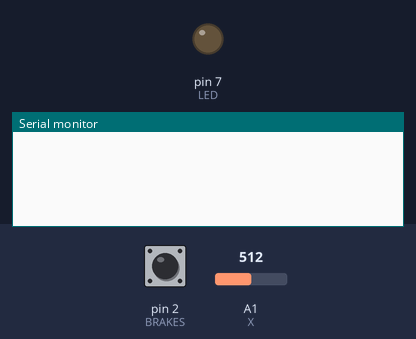
Simulated run of this sketch. Board: Arduino Uno, built with avr-gcc and run on an emulated ATmega328P. Parts: output pins drawn as LEDs (lit = HIGH), the last lines printed to the serial monitor. The inputs (shaded band) are chosen by the test bench; at power-on: pin 2 (BRAKES) HIGH, A1 (X) = 512.

Above: at 1.2 s.
1.3 s: pin 2 (BRAKES) driven LOW
At 2.4 s:
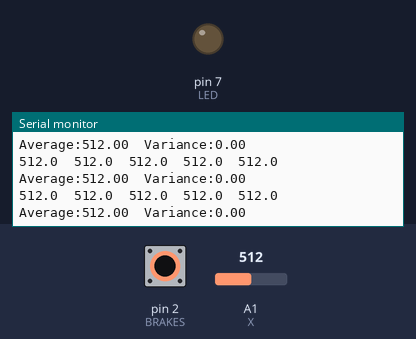
2.8 s: A1 (X) set to 535
At 3.9 s:
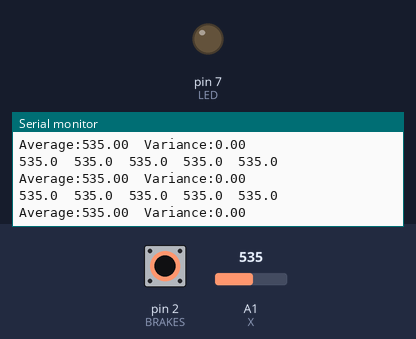
5.8 s: A1 (X) set to 511
At 6.9 s:
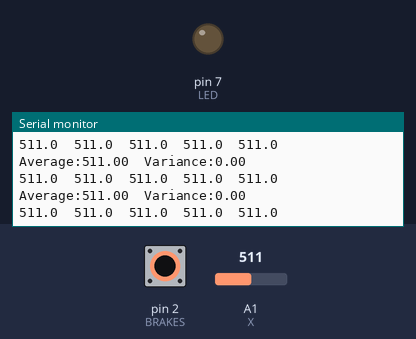
8.8 s: pin 2 (BRAKES) pulsed HIGH 2 times (0.12 s each, 0.3 s apart)
12.4 s: pin 2 (BRAKES) pulsed HIGH 5 times (0.12 s each, 0.3 s apart)
Timing chart, 0 to 15.4 s (numbered marks = the images above; inputs shaded):
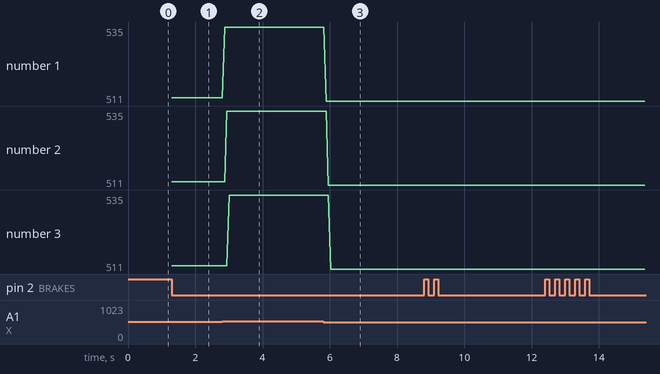

The sketch:

IO_ADXL_0616.ino
```cpp
#include <Timer.h>

#define NUMBER 5
#define LED 7
#define X A1
#define Y A3
#define BRAKES 2

Timer t1;

float ADXLArray[NUMBER];
int Tire;
/////讀取ADXL數值/////
void ReadADXL(){
  for (int i=NUMBER-1; i>0; i--){
    ADXLArray[i] = ADXLArray[i-1];
  }
  ADXLArray[0] = analogRead(X);
}
/////ADXL平均值/////
float ADXLAvg(){
  float sum=0;
  for (int i=0; i<NUMBER; i++){
    sum += ADXLArray[i];
  }
  return sum/NUMBER;
}
/////ADXL標準差/////
float ADXLVariance() {
  float sum;
  for(int i=0;i<NUMBER;i++){
    sum +=pow(ADXLArray[i]-ADXLAvg(),2);
  }
  return sqrt(sum);
}
/////數值輸出到螢幕/////
void List(){
  for (int i=0; i<NUMBER; i++){
    Serial.print(ADXLArray[i], 1);
    Serial.print("\t");
  }
   Serial.println();
   Serial.print("Average:");
   Serial.print(ADXLAvg());
   Serial.print("  Variance:");
   Serial.print(ADXLVariance());
   Serial.println();
}

/////煞車控制/////
void Brakescontrol(){
  int Barkes =digitalRead(BRAKES);
  if(Barkes == LOW){
    ReadADXL();
    List();
  }
}
/////程式初始化/////
void setup(){
  Serial.begin(9600);
  pinMode(LED,OUTPUT);
  pinMode(X,INPUT);
  pinMode(Y,INPUT);
  pinMode(BRAKES,INPUT);
  for (int i=0; i<NUMBER; i++){
    ADXLArray[i] = analogRead(X);
  }
  t1.every(1.2,Brakescontrol);
}

void loop(){
  t1.update();
}
```

Measured:
- after the input at 1.3 s, the serial monitor: prints a new line at once (image 1)
- after the input at 2.8 s, the serial monitor: prints a new line after 0.07 s (image 2)
- after the input at 5.8 s, the serial monitor: prints a new line after 0.09 s (image 3)
- plotted number 1: 512 → 535 after the input at 2.8 s, 535 → 511 after the input at 5.8 s
- plotted number 2: 512 → 535 after the input at 2.8 s, 535 → 511 after the input at 5.8 s
- plotted number 3: 512 → 535 after the input at 2.8 s, 535 → 511 after the input at 5.8 s
